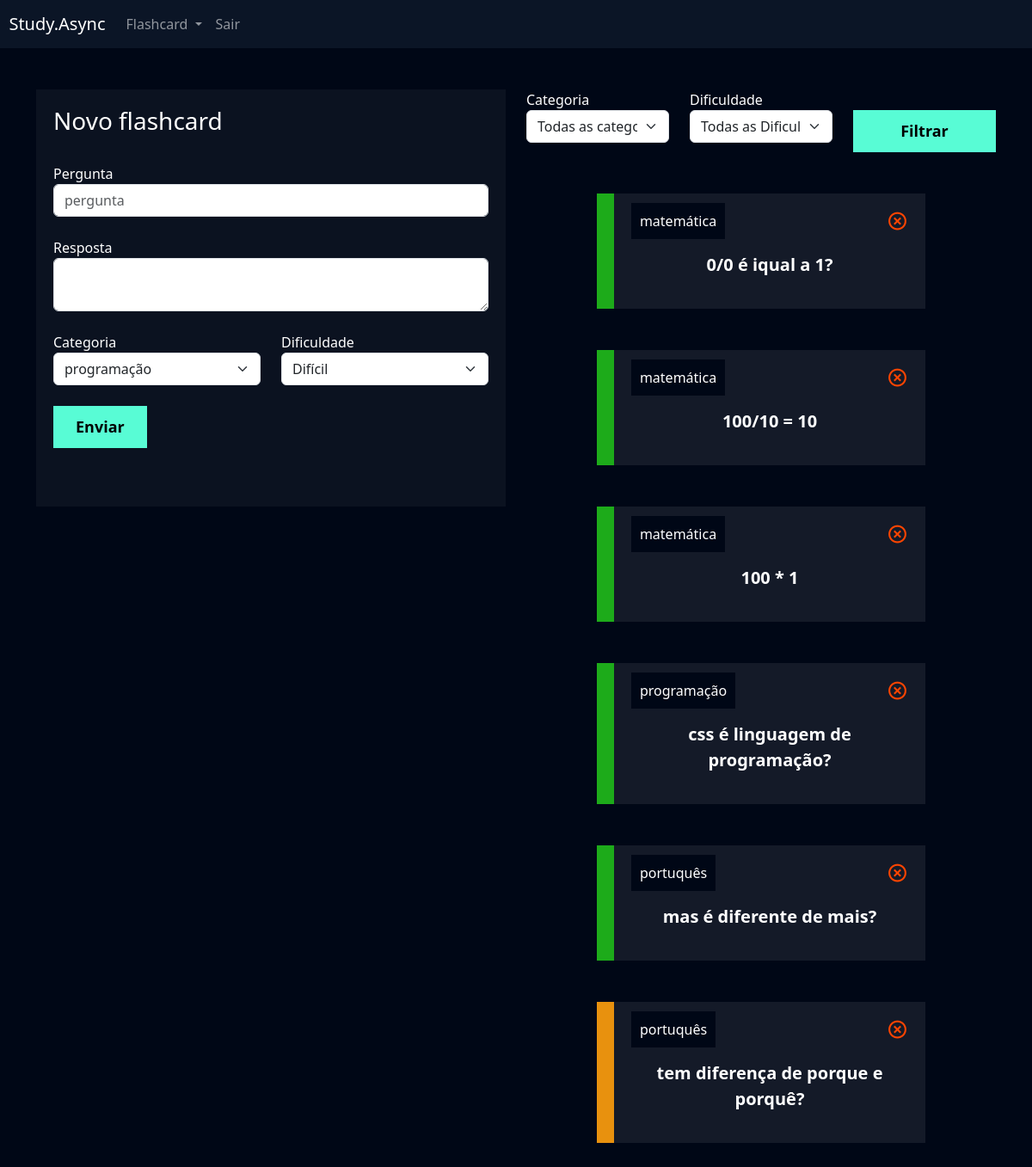
Page /flashcard/novo_flashcard/ (signed in) on the committed database.
### flashcard/models.py (models this page shows, shortened)
class Flashcard(models.Model):
    DIFICULDADE_CHOICES = (('D', 'Difícil'), ('M', 'Médio'), ('F', 'Fácil'))
    user = models.ForeignKey(User, on_delete=models.DO_NOTHING)
    pergunta = models.CharField(max_length=100)
    resposta = models.TextField()
    categoria = models.ForeignKey(Categoria, on_delete=models.DO_NOTHING)
    dificuldade = models.CharField(max_length=1, choices=DIFICULDADE_CHOICES)
    @property
    def css_dificuldade(self):
        if self.dificuldade == 'D':
            return 'flashcard-dificil'
        elif self.dificuldade == 'M':
            return 'flashcard-medio'
        elif self.dificuldade == 'F':
            return 'flashcard-facil'

class Categoria(models.Model):
    nome = models.CharField(max_length=20)
    def __str__(self):
        return self.nome

### flashcard/views.py (the view, shortened to what this page needs)
# urls.py: path('novo_flashcard/', views.novo_flashcard, name='novo_flashcard'),
def novo_flashcard(request):
    if not request.user.is_authenticated:
        return redirect('/usuarios/logar')
    if request.method == 'GET':
        categorias = Categoria.objects.all()
        dificuldades = Flashcard.DIFICULDADE_CHOICES
        flashcards = Flashcard.objects.filter(user=request.user)
        categoria_filtrar = request.GET.get('categoria')
        dificuldade_filtrar = request.GET.get('dificuldade')
        if categoria_filtrar:
            flashcards = flashcards.filter(categoria__id =categoria_filtrar)
        if dificuldade_filtrar:
            flashcards = flashcards.filter(dificuldade=dificuldade_filtrar)
        return render(request,'novo_flashcard.html',{'categorias': categorias, 'dificuldades': dificuldades, 'flashcards': flashcards})

### flashcard/templates/novo_flashcard.html (shortened to what this page needs)
{% extends "base.html" %}
{% load static %}
{% block 'cabecalho' %}
    <link href="{% static 'usuarios/css/cadastro.css' %}" rel="stylesheet">
    <link href='https://unpkg.com/boxicons@2.1.4/css/boxicons.min.css' rel='stylesheet'>
    <link href="{% static 'flashcard/css/novo_flashcard.css' %}" rel="stylesheet">
{% endblock 'cabecalho' %}
{% block 'conteudo' %}
    {% include "partials/header.html" %}
    <div class="container">
        <br>
        <br>
        <div class="row">
            <div class="col-md">
                <div class="box-form">
                    <form action="{% url "novo_flashcard" %}" method="POST"> {% csrf_token %}
                        <h3>Novo flashcard</h3>
                        <br>
                        <label>Pergunta</label>
                        <input type="text" class="form-control" placeholder="pergunta" name="pergunta">
                        <br>
                        <label>Resposta</label>
                        <textarea class="form-control" name="resposta"></textarea>
                        <br>
                        <div class="row">
                                <div class="col-md">
                                    <label for="">Categoria</label>
                                    <select class="form-select" name="categoria">
                                        {% for categoria in categorias %}
                                            <option value="{{categoria.id}}">{{categoria}}</option>
                                        {% endfor %}
                                    </select>
                                </div>
                                <div class="col-md">
                                    <label for="">Dificuldade</label>
                                    <select class="form-select" name="dificuldade">
                                        {% for dificuldade in dificuldades %}
                                            <option value='{{dificuldade.0}}'> {{dificuldade.1}}</option>
                                        {% endfor %}
                                    </select>
                                </div>
                        </div>
                        <br>
                        <input type="submit" value="Enviar" class="btn-cadastro">
                        <br>
                        <br>
                        <br>
                    </form>
                </div>
            </div>
            <div class="col-md">
                <form action="{% url "novo_flashcard" %}" method="GET"> {% csrf_token %}
                    <div class="row">
                        <div class="col-md">
                            <label for="">Categoria</label>
                            <select name="categoria" id="" class="form-select">
                                <option value="">Todas as categorias</option>
                            </select>
                        </div>
                        <div class="col-md">
                            <label for="">Dificuldade</label>
                            <select name="dificuldade" id="" class="form-select">
                                <option value="">Todas as Dificuldades</option>
                            </select>
                        </div>
                        <div class="col-md">
                            <br>
                            <input type="submit" style="width: 100%" value="Filtrar" class="btn-cadastro">
                        </div>
                    </div>
                </form>
                <br>
                <br>
                {% for flash in flashcards %}
                    <div class="box-new-flashcard" onclick="flip_card({{flash.id}})">
                        <div class="flashcard {{flash.css_dificuldade}}">
                            <div class="flashcard-categoria">
                                {{flash.categoria}}
                            </div>
                            <a href="{% url "deletar_flashcard" flash.id %}"><i class='icone-exit bx bx-x-circle'></i></a>
                            <br>
                            <br>
                            <div class="flashcard-box-item">
                                <p class="flashcard-item">{{flash.pergunta}}</p>
                            </div>
                        </div>
                    </div>
                    <br>
                    <br>
                {% endfor %}
            </div>
        </div>
    </div>
{% endblock 'conteudo' %}

### templates/base.html (shortened to what this page needs)
{% load static %}
<!doctype html>
<html lang="pt-BR">
    <head>
        <link href="https://cdn.jsdelivr.net/npm/bootstrap@5.3.2/dist/css/bootstrap.min.css" rel="stylesheet">
        <link href="{% static 'geral/css/base.css' %}" rel="stylesheet">
        {% block 'cabecalho' %} {% endblock %}
    </head>
    <body>
        {% block 'conteudo' %}{% endblock %}
    </body>
</html>

### templates/partials/header.html (shortened to what this page needs)
<nav style="background-color: var(--main-color)" class="navbar navbar-expand-lg navbar-dark">
    <a class="navbar-brand" href="#">&nbsp&nbspStudy.Async</a>
    <div class="collapse navbar-collapse" id="navbarNav">
      <ul class="navbar-nav">
        <li class="nav-item dropdown">
          <a class="nav-link dropdown-toggle" href="#" id="navbarDropdown" role="button" data-bs-toggle="dropdown" aria-expanded="false">
            Flashcard
          </a>
        </li>
        <li class="nav-item">
          <a class="nav-link" href="/usuarios/logout">Sair</a>
        </li>
      </ul>
    </div>
  </nav>

### templates/static/geral/css/base.css (style rules this page uses)
:root { --main-color: #0b1526; --dark-color: #000716; --secondary-dark-color: rgb(15, 2, 26); --light-color: #00c1f3; --contrast-color: #f4c96b; --differential-color: #58fcd5; }
body { background-color: var(--dark-color) !important; color: white !important; }

### templates/static/usuarios/css/cadastro.css (style rules this page uses)
* { margin: 0; padding: 0; }
.box-form { padding: 20px; background-color: rgba(217,217,217, .05); color: white !important; }
.btn-cadastro { padding: 10px; background-color: #58fcd5; border: none; border: 1px solid #58fcd5; font-size: 18px; font-weight: bold; padding-left: 25px; padding-right: 25px; }

### templates/static/flashcard/css/novo_flashcard.css (style rules this page uses)
.box-new-flashcard { width: 70%; margin: auto; }
.flashcard { background-color: rgba(255, 255, 255, .08); padding: 20px; }
.flashcard-box-item { text-align: center; }
.flashcard p { font-size: 20px; font-weight: bold; cursor: pointer; }
.flashcard-facil { border-left: 20px solid #1DAB1A; }
.flashcard-medio { border-left: 20px solid #E8910E; }
.flashcard-categoria { background-color: var(--dark-color); display: inline; padding: 10px; }
.icone-exit { float: right; font-size: 25px; color: orangered; }

### rows in the picture
Flashcard: categoria "matemática", pergunta "0/0 é iqual a 1?"
Flashcard: categoria "matemática", pergunta "100/10 = 10"
Flashcard: categoria "matemática", pergunta "100 * 1"
Flashcard: categoria "programação", pergunta "css é linguagem de programação?"
Flashcard: categoria "portuquês", pergunta "mas é diferente de mais?"
Flashcard: categoria "portuquês", pergunta "tem diferença de porque e porquê?"

### other values in the picture
form field categoria "programação"
form field dificuldade "Difícil"
